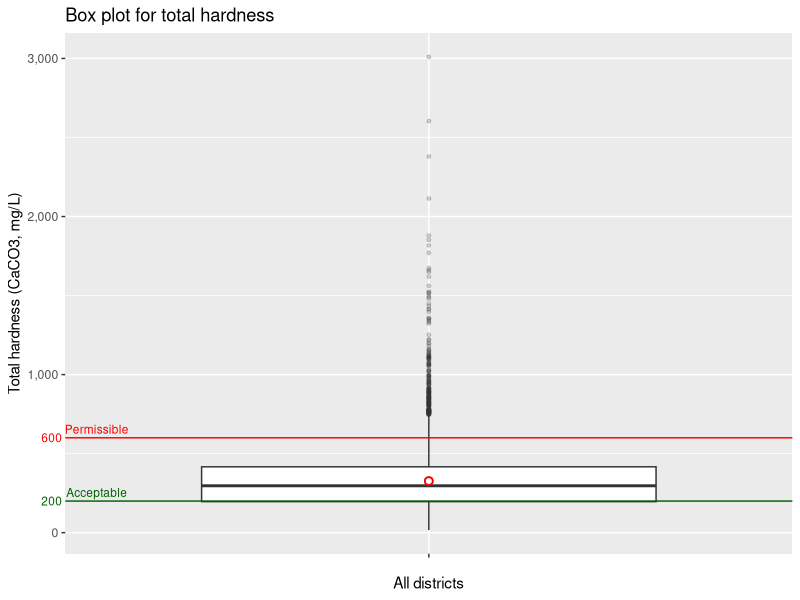

Write the R code that produced this figure.
library(ggplot2)
library(readr)
library(scales)

gini_gwq_nsdp <- read_csv("output/gini_gwq_nsdp.csv")
gwq <- na.omit(gini_gwq_nsdp$hardnesstotal)
gini_gwq_nsdp <- na.omit(gini_gwq_nsdp)
gini_gwq_nsdp <- gini_gwq_nsdp[gini_gwq_nsdp$hardnesstotal > 0,]

districts_gini <- read_csv("output/districts_gini.csv")
districts_gini <- na.omit(districts_gini)

nsdps <- read_csv("input/NSDPs.csv")
nsdps <- unlist(nsdps[2:34])
nsdps <- nsdps[!is.na(nsdps)]

# Total hardness
hardness_plot <- ggplot(gini_gwq_nsdp, aes(x="", y=hardnesstotal)) +
  geom_boxplot(outlier.size=1, outlier.alpha=0.2) +
  ggtitle("Box plot for total hardness") +
  xlab("All districts") +
  ylab("Total hardness (CaCO3, mg/L)") +
  scale_y_continuous(labels = comma) +
  geom_hline(aes(yintercept=200), show.legend=TRUE, color="darkgreen") +
  geom_hline(aes(yintercept=600), show.legend=TRUE, color="red") +
  stat_summary(fun="mean",color="red", shape=1) +
  annotate("text", label="200         ", x=-Inf, y=200, size=3, color="darkgreen") +
  annotate("text", label="                     Acceptable\n", x=-Inf, y=200, size=3, color="darkgreen") +
  annotate("text", label="600         ", x=-Inf, y=600, size=3, color="red") +
  annotate("text", label="                     Permissible\n", x=-Inf, y=600, size=3, color="red") +
  coord_cartesian(clip="off")

print(hardness_plot)

cat("Total hardness statistics\n")
hardness_quantiles <- quantile(gwq, probs=c(0.25, 0.5, 0.75, 0.95))
acceptable <- mean(gwq <= 200) * 100
permissible <- mean(gwq <= 600) * 100
impermissible <- mean(gwq > 600) * 100
mean_impermissible_hardness <- mean(gwq[impermissible])
cat("Mean total hardness:", mean(gwq), "mg/L\n")
cat("Districts with acceptable total hardness (%):", acceptable, "%\n")
cat("Districts with permissible total hardness (%):", permissible, "%\n")
cat("Districts with impermissible total hardness (%):", impermissible, "%\n")
cat("Mean impermissible total hardness:", mean_impermissible_hardness, "mg/L\n")
cat("Hardness quantiles:\n")
print(hardness_quantiles)
cat("\n")

# NSDP
cat("NSDP statistics\n")
nsdp_quantiles <- quantile(nsdps, probs=c(0.25, 0.5, 0.75, 0.95))
cat("Mean NSDP:", mean(nsdps), " (Rupees Crore)\nNSDP quantiles:\n")
print(nsdp_quantiles)
cat("\n")

# Gini
cat("Gini index statistics\n")
gini_quantiles <- quantile(districts_gini$gini, probs=c(0.25, 0.5, 0.75, 0.95))
cat("Mean gini index:", mean(districts_gini$gini), "\nGini index quantiles:\n")
print(gini_quantiles)
cat("\n")
